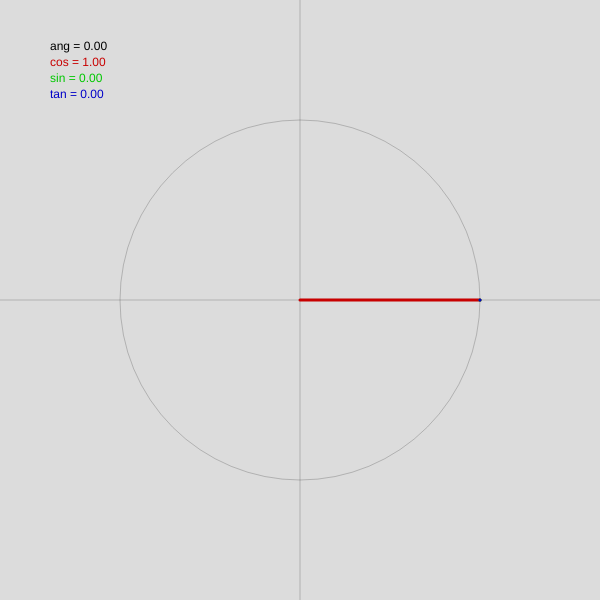
Frame 1 (no input)
Frame 60 (no input): identical to frame 1, image omitted
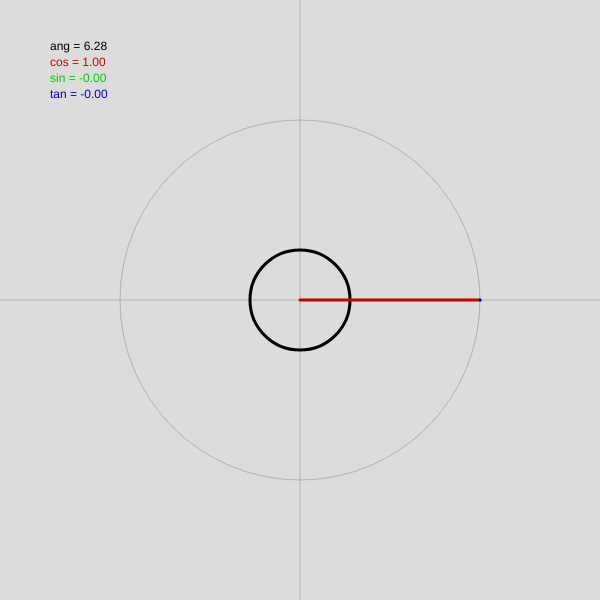
Frame 120 (the mouse pressed at the canvas centre since frame 60)

The p5.js sketch that drew these frames (run headless with seeded random() and noise() and a simulated clock; from frame 60 on, the mouse is pressed at the canvas centre):

// p5.js sketch
// ── sketch.js

function setup(){
	createCanvas(600, 600)
}

function draw() {
	const a = mouseX / width * TAU * 2
	const c = cos(a)
	const s = sin(a)
	const t = tan(a)

	const raggio = width * 0.3
	const x = c * raggio
	const y = s * raggio

	const assi = max(width, height)


	background(220)
	noStroke()

	// Testo
	fill(0)
	text("ang = " + a.toFixed(2), 50, 50 + 16 * 0 )

	fill(200, 0, 0)
	text("cos = " + c.toFixed(2), 50, 50 + 16 * 1 )

	fill(0, 200, 0)
	text("sin = " + s.toFixed(2), 50, 50 + 16 * 2 )

	fill(0, 0, 200)
	text("tan = " + t.toFixed(2), 50, 50 + 16 * 3 )



	translate(width/2, height/2)

	// Disegno assi
	noFill()
	strokeWeight(1)
	stroke(0, 50)

	line(0, -assi, 0, assi)
	line(-assi, 0, assi, 0)

	// Cerchio
	ellipse(0, 0, raggio * 2)

	// Raggio
	line(0, 0, x, y)

	strokeWeight(3)

	// Angolo
	stroke(0)
	arc(0, 0, 100, 100, 0, a)

	// Coseno
	stroke(200, 0, 0)
	line(0, y, x, y)

	// Seno
	stroke(0, 200, 0)
	line(x, 0, x, y)

	// Tangente
	stroke(0, 0, 200)
	line(x, y, x + y * t, y - x * t)

}
